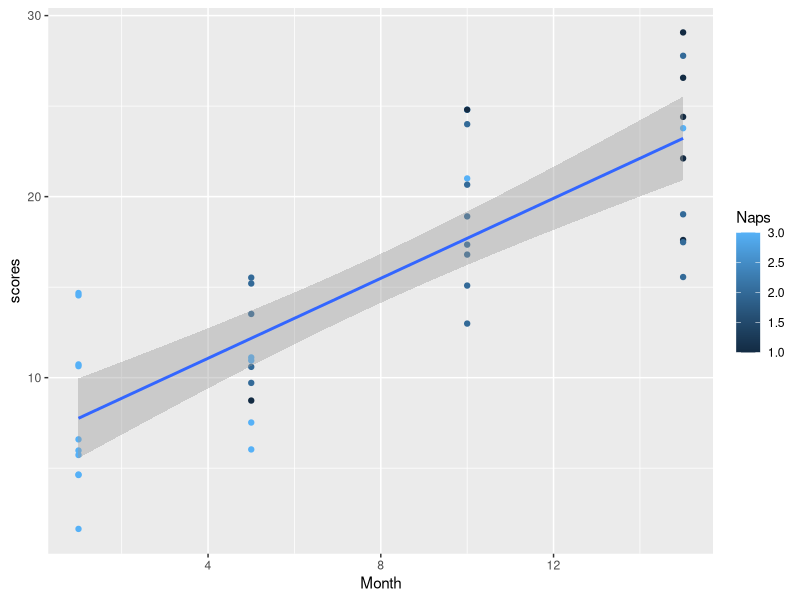

The R source for this figure:
## ---- chunk 1
knitr::opts_chunk$set(echo = TRUE)
## ---- chunk 2
library(ggplot2)
library(nlme)
## ---- chunk 3

#creating a data set 

Subs <- rep(c(seq(1:10)), 4)

Month <- c(rep(c(1), 10), rep(c(5), 10), rep(c(10), 10), rep(c(15), 10))

Naps <- c(rep(c(3), 10), 2, 3, 2, 1, 2, 3, 2, 3, 2, 3, 2, 2, 2 ,2, 3, 3, 2, 2, 1, 2, 3, 1, 2, 2, 1, 1, 2, 1, 2, 1 )

scores <- c(runif(10, 1, 15), runif(10, 5, 20), runif(10, 10, 25), runif(10, 15, 30))

dataset <- data.frame(Subs, Month, Naps, scores)

## ---- chunk 4
#Conditional growth model
tutorial<-lme(scores ~ Month * Naps, random = ~ Month | Subs, data=dataset)

#model = we expect scores will be influenced by how old infants are (Month) and the number of Naps they take per day. Random error comes from the fact that this is a within subjects design 

#The inclusion of predictors in the model results in what is often called a conditional growth model because the fixed and random effects are now “conditioned on” the predictors. 


## ---- chunk 5

tut<- summary(tutorial)
tabl = tut$tTable 
tabl 

## ---- chunk 6
ggplot2::ggplot(dataset, aes(x=Month, y=scores,  color=Naps)) + 
  geom_point()+
  geom_smooth(method=lm)
